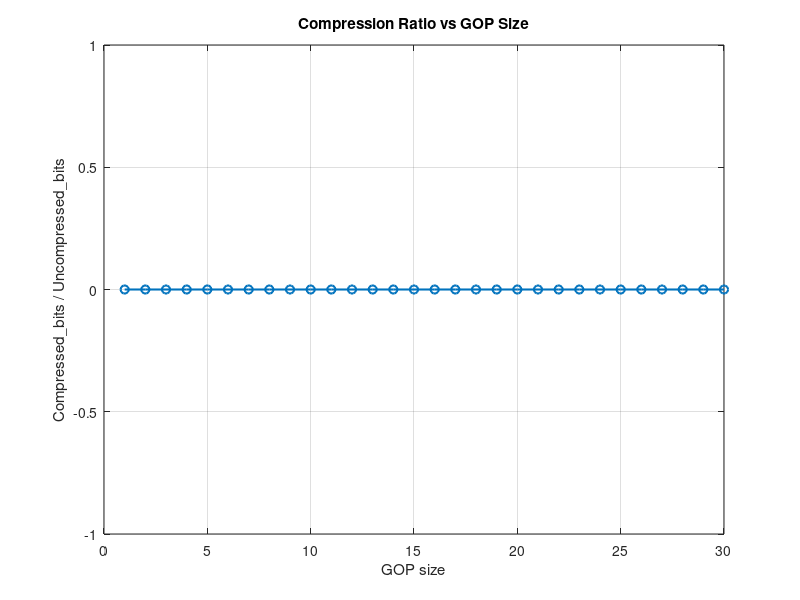

This figure's MATLAB source:
% eval_gop_compression.m

addpath('./functions');

input_folder      = '../video_data/';
frame_files       = dir(fullfile(input_folder, '*.jpg'));
num_frames        = length(frame_files);
uncompressed_bits = 480 * 360 * 24 * 120;  % as given

gops            = 1:30;
compressed_bits = zeros(size(gops));

for idx = 1:numel(gops)
    gop = gops(idx);
    outname = sprintf('result_gop%02d.bin', gop);
    fid = fopen(outname, 'w');
    prev_mb = [];   % clear reference frame

    for frame_idx = 1:num_frames
        %–– read and split into macroblocks
        frame    = double(imread(fullfile(input_folder, frame_files(frame_idx).name)));
        mb_cells = frame_to_mb(frame);

        %–– decide I-frame or P-frame
        is_iframe = mod(frame_idx-1, gop) == 0;
        fwrite(fid, is_iframe, 'uint8');

        %–– compress each  MB and channel
        for i = 1:45
            for j = 1:60
                block = mb_cells{i,j};
                if is_iframe
                    [rle, len] = compress_block(block);
                else
                    residual   = block - prev_mb{i,j};
                    [rle, len] = compress_block(residual);
                end
                for ch = 1:3
                    fwrite(fid, len(ch),    'int16');
                    fwrite(fid, rle{ch},    'int16');
                end
            end
        end

        prev_mb = mb_cells;
    end

    fclose(fid);

    %–– file size in bits
    info = dir(outname);
    compressed_bits(idx) = info.bytes * 8;
end

%–– compute and plot compression ratio
ratio = compressed_bits ./ uncompressed_bits;

figure;
plot(gops, ratio, '-o', 'LineWidth', 1.5);
xlabel('GOP size');
ylabel('Compressed\_bits / Uncompressed\_bits');
title('Compression Ratio vs GOP Size');
grid on;
